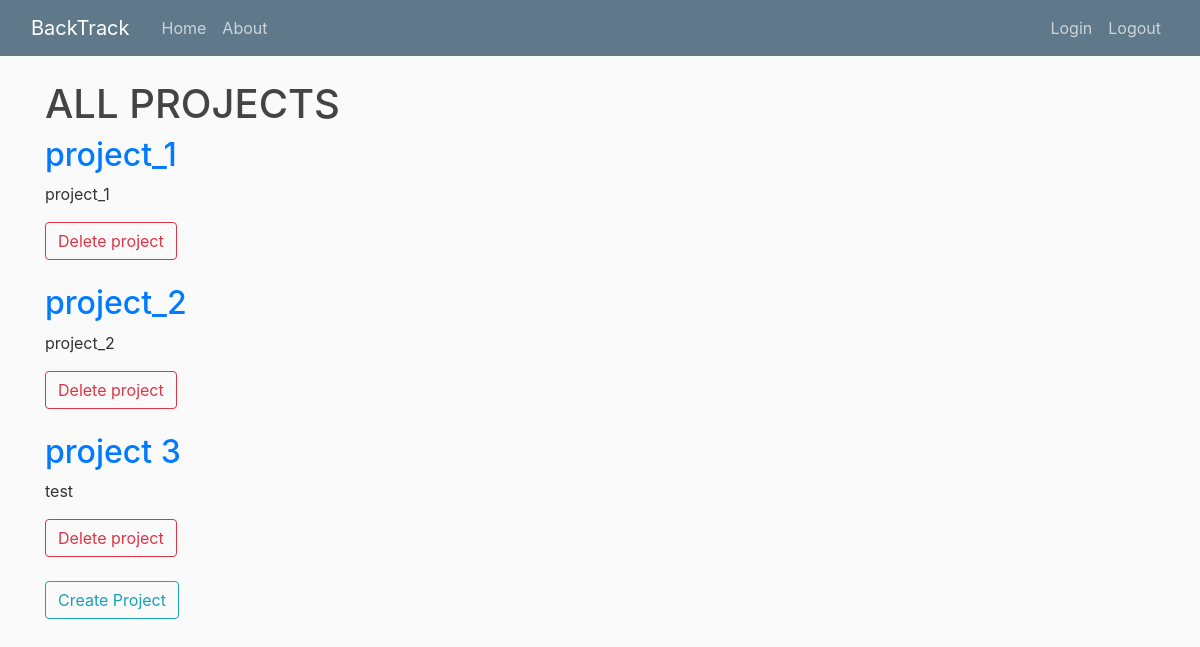
The app's page /, older data.
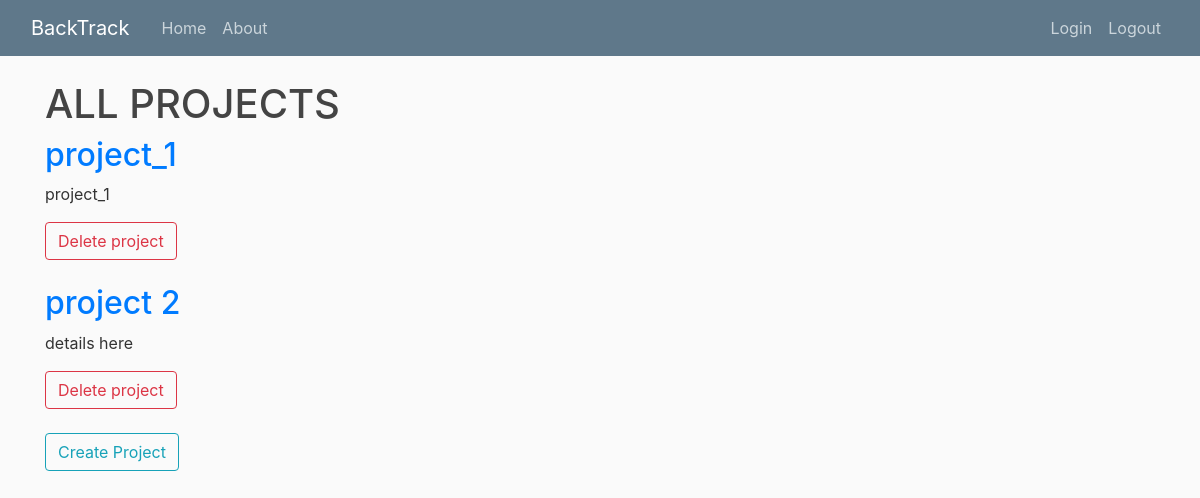
The same page, newer data.
### project/models.py (models this page shows, shortened)
class Project(models.Model):
	title = models.CharField(max_length=20, unique=True)
	details = models.TextField()
	slug = models.SlugField(unique=True, default="")
	duration = models.IntegerField("Sprint Duration(week)", default=2)

### project/views.py (the view)
# urls.py: path('', ProjectListView.as_view(), name='project-home'),
class ProjectListView(ListView):
	model = Project
	template_name = 'project/home.html'
	context_object_name = 'projects'

### templates/project/home.html (shortened to what this page needs)
{% extends "base_noSidebar.html" %}
{% block content %}
<h1>ALL PROJECTS</h1>
{% for project in projects %}
	<h2><a href="{% url 'productBacklog-home' project.slug %}">{{ project.title }}</a></h2>
	<p align="justify">{{ project.details }}</p>
	<a class="btn btn-outline-danger" href="{% url 'project-delete' project.slug %}">Delete project</a>
	<br/>
	<br/>
{% endfor %}
<a class="btn btn-outline-info" href="{% url 'project-create' %}">Create Project</a>
{% endblock content %}

### templates/base_noSidebar.html (shortened to what this page needs)
{% load static %}
<!DOCTYPE html>
<html>
<head>
	<link rel="stylesheet" href="https://stackpath.bootstrapcdn.com/bootstrap/4.3.1/css/bootstrap.min.css">
    <link rel="stylesheet" type="text/css" href="{% static 'PBI/main.css' %}">
</head>
<body>
	<header class="site-header">
	  <nav class="navbar navbar-expand-md navbar-dark bg-steel fixed-top">
	    <div class="container-fluid">
	      <a class="navbar-brand mr-4" href="{% url 'project-home'%}">BackTrack</a>
	      <div class="collapse navbar-collapse" id="navbarToggle">
	        <div class="navbar-nav mr-auto">
	          <a class="nav-item nav-link" href="{% url 'project-home'%}">Home</a>
	          <a class="nav-item nav-link" href="#">About</a>
	        </div>
	        <div class="navbar-nav">
	          <a class="nav-item nav-link" href="#">Login</a>
	          <a class="nav-item nav-link" href="#">Logout</a>
	        </div>
	      </div>
	    </div>
	  </nav>
	</header>
	<main role="main" class="container">
	  <div class="row">
	    <div class="col-md-12">
	      {% block content %}{% endblock %}
	    </div>
	  </div>
	</main>
</body>
</html>

### productBacklog/static/PBI/main.css (style rules this page uses)
body { background: #fafafa; color: #333333; margin-top: 5rem; }
h1, h2, h3, h4, h5, h6 { color: #444444; }
.bg-steel { background-color: #5f788a; }
.site-header .navbar-nav .nav-link { color: #cbd5db; }

Row changes from the older to the newer data that the page shows:
removed Project: title "project_2", details "project_2"
removed Project: title "project 3", details "test"
added Project: title "project 2", details "details here"
